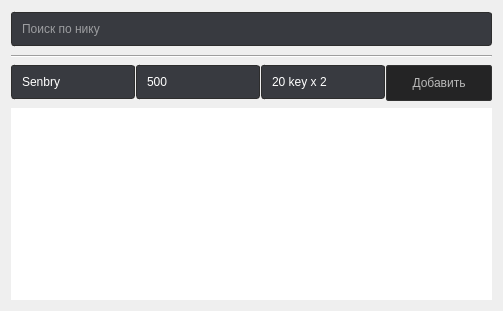
           <widget class="QWidget" name="payment_page">
            <attribute name="title">
             <string>Запросы на выплату</string>
            </attribute>
            <layout class="QVBoxLayout" name="verticalLayout_9">
             <item>
              <widget class="QLineEdit" name="lineEdit_3">
               <property name="styleSheet">
                <string notr="true">QLineEdit {
    border: 1px solid rgb(45, 45, 45);
    border-radius: 3px;
	margin-top:1px;
	margin-bottom:3px;
    padding: 8 8px;
	color: rgb(255, 255, 255);
	background-color: rgb(56, 58, 64);
	selection-background-color: rgb(111, 165, 82);
	font: 900 9pt &quot;Segoe UI Black&quot;;
}</string>
               </property>
               <property name="placeholderText">
                <string>Поиск по нику</string>
               </property>
              </widget>
             </item>
             <item>
              <widget class="Line" name="line_5">
               <property name="orientation">
                <enum>Qt::Horizontal</enum>
               </property>
              </widget>
             </item>
             <item>
              <widget class="QWidget" name="widget" native="true">
               <layout class="QHBoxLayout" name="horizontalLayout_6">
                <property name="spacing">
                 <number>1</number>
                </property>
                <property name="leftMargin">
                 <number>0</number>
                </property>
                <property name="topMargin">
                 <number>0</number>
                </property>
                <property name="rightMargin">
                 <number>0</number>
                </property>
                <property name="bottomMargin">
                 <number>0</number>
                </property>
                <item>
                 <widget class="QLineEdit" name="lineEdit_4">
                  <property name="styleSheet">
                   <string notr="true">QLineEdit {
    border: 1px solid rgb(45, 45, 45);
    border-radius: 3px;
	margin-top:1px;
	margin-bottom:3px;
    padding: 8 8px;
	color: rgb(255, 255, 255);
	background-color: rgb(56, 58, 64);
	selection-background-color: rgb(111, 165, 82);
	font: 900 9pt &quot;Segoe UI Black&quot;;
}</string>
                  </property>
                  <property name="text">
                   <string>Senbry</string>
                  </property>
                  <property name="placeholderText">
                   <string>Ник</string>
                  </property>
                 </widget>
                </item>
                <item>
                 <widget class="QLineEdit" name="lineEdit_6">
                  <property name="styleSheet">
                   <string notr="true">QLineEdit {
    border: 1px solid rgb(45, 45, 45);
    border-radius: 3px;
	margin-top:1px;
	margin-bottom:3px;
    padding: 8 8px;
	color: rgb(255, 255, 255);
	background-color: rgb(56, 58, 64);
	selection-background-color: rgb(111, 165, 82);
	font: 900 9pt &quot;Segoe UI Black&quot;;
}</string>
                  </property>
                  <property name="text">
                   <string>500</string>
                  </property>
                  <property name="placeholderText">
                   <string>Сумма</string>
                  </property>
                 </widget>
                </item>
                <item>
                 <widget class="QLineEdit" name="lineEdit_5">
                  <property name="styleSheet">
                   <string notr="true">QLineEdit {
    border: 1px solid rgb(45, 45, 45);
    border-radius: 3px;
	margin-top:1px;
	margin-bottom:3px;
    padding: 8 8px;
	color: rgb(255, 255, 255);
	background-color: rgb(56, 58, 64);
	selection-background-color: rgb(111, 165, 82);
	font: 900 9pt &quot;Segoe UI Black&quot;;
}</string>
                  </property>
                  <property name="text">
                   <string>20 key x 2</string>
                  </property>
                  <property name="placeholderText">
                   <string>Описание</string>
                  </property>
                 </widget>
                </item>
                <item>
                 <widget class="QPushButton" name="pushButton_4">
                  <property name="styleSheet">
                   <string notr="true">QPushButton
{
  	background-color: rgb(36, 36, 37);
	color: rgb(185, 185, 185);
    padding: 2px;
	border-style: solid;
	border-width: 1px;
	border-color: rgb(50, 50, 50);
	border-radius: 2px;
	height: 30px;
	min-width: 100px;
	font: 900 10pt &quot;Segoe UI Black&quot;;
}


QPushButton:hover
{
	
	background-color: qlineargradient(spread:pad, x1:0, y1:0.0341364, x2:1, y2:1, stop:0 rgba(0, 0, 0, 66), stop:1 rgba(37, 33, 33, 255));
	color: rgb(162, 162, 69);
}


QPushButton:disabled {
        
		
		background-color: rgb(50, 50, 50);
        color: #888;
        border: 1px solid #888;
    }</string>
                  </property>
                  <property name="text">
                   <string>Добавить</string>
                  </property>
                 </widget>
                </item>
               </layout>
              </widget>
             </item>
             <item>
              <widget class="QListWidget" name="listWidget">
               <property name="styleSheet">
                <string notr="true">QScrollArea {
border: 0px solid rgb(72, 72, 72);
}


QScrollBar:horizontal
    {
        height: 15px;
        margin: 3px 15px 3px 15px;
        border: 1px transparent #2A2929;
        border-radius: 4px;
        background-color: yellow;    /* #2A2929; */
    }

    QScrollBar::handle:horizontal
    {
        background-color: blue;      /* #605F5F; */
        min-width: 5px;
        border-radius: 4px;
    }

    QScrollBar::add-line:horizontal
    {
        margin: 0px 3px 0px 3px;
        border-image: url(:/qss_icons/rc/right_arrow_disabled.png);
        width: 10px;
        height: 10px;
        subcontrol-position: right;
        subcontrol-origin: margin;
    }

    QScrollBar::sub-line:horizontal
    {
        margin: 0px 3px 0px 3px;
        border-image: url(:/qss_icons/rc/left_arrow_disabled.png);
        height: 10px;
        width: 10px;
        subcontrol-position: left;
        subcontrol-origin: margin;
    }

    QScrollBar::add-line:horizontal:hover,QScrollBar::add-line:horizontal:on
    {
        border-image: url(:/qss_icons/rc/right_arrow.png);
        height: 10px;
        width: 10px;
        subcontrol-position: right;
        subcontrol-origin: margin;
    }


    QScrollBar::sub-line:horizontal:hover, QScrollBar::sub-line:horizontal:on
    {
        border-image: url(:/qss_icons/rc/left_arrow.png);
        height: 10px;
        width: 10px;
        subcontrol-position: left;
        subcontrol-origin: margin;
    }

    QScrollBar::up-arrow:horizontal, QScrollBar::down-arrow:horizontal
    {
        background: none;
    }


    QScrollBar::add-page:horizontal, QScrollBar::sub-page:horizontal
    {
        background: none;
    }

    QScrollBar:vertical
    {
        background-color: #2A2929;
        width: 15px;
        margin: 15px 3px 15px 3px;
        border: 1px transparent #2A2929;
        border-radius: 4px;
    }

    QScrollBar::handle:vertical
    {
        
		background-color: rgb(88, 88, 88);
        min-height: 5px;
        border-radius: 4px;
    }

    QScrollBar::sub-line:vertical
    {
        margin: 3px 0px 3px 0px;
        border-image: url(:/qss_icons/rc/up_arrow_disabled.png);
        height: 10px;
        width: 10px;
        subcontrol-position: top;
        subcontrol-origin: margin;
    }

    QScrollBar::add-line:vertical
    {
        margin: 3px 0px 3px 0px;
        border-image: url(:/qss_icons/rc/down_arrow_disabled.png);
        height: 10px;
        width: 10px;
        subcontrol-position: bottom;
        subcontrol-origin: margin;
    }

    QScrollBar::sub-line:vertical:hover,QScrollBar::sub-line:vertical:on
    {
        border-image: url(:/qss_icons/rc/up_arrow.png);
        height: 10px;
        width: 10px;
        subcontrol-position: top;
        subcontrol-origin: margin;
    }

    QScrollBar::add-line:vertical:hover, QScrollBar::add-line:vertical:on
    {
        border-image: url(:/qss_icons/rc/down_arrow.png);
        height: 10px;
        width: 10px;
        subcontrol-position: bottom;
        subcontrol-origin: margin;
    }

    QScrollBar::up-arrow:vertical, QScrollBar::down-arrow:vertical
    {
        background: none;
    }

    QScrollBar::add-page:vertical, QScrollBar::sub-page:vertical
    {
        background: none;
    }
QListWidget {
border: 0px;
}</string>
               </property>
               <property name="movement">
                <enum>QListView::Static</enum>
               </property>
               <property name="spacing">
                <number>1</number>
               </property>
               <property name="gridSize">
                <size>
                 <width>0</width>
                 <height>33</height>
                </size>
               </property>
               <property name="currentRow">
                <number>-1</number>
               </property>
               <property name="sortingEnabled">
                <bool>false</bool>
               </property>
              </widget>
             </item>
            </layout>
           </widget>
